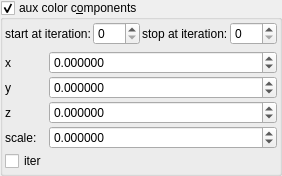
    <widget class="MyGroupBox" name="groupCheck_fold_color_aux_color_enabled_false">
     <property name="title">
      <string>aux color c&amp;omponents</string>
     </property>
     <property name="checkable">
      <bool>true</bool>
     </property>
     <layout class="QVBoxLayout" name="verticalLayout_13">
      <property name="leftMargin">
       <number>2</number>
      </property>
      <property name="topMargin">
       <number>2</number>
      </property>
      <property name="rightMargin">
       <number>2</number>
      </property>
      <property name="bottomMargin">
       <number>2</number>
      </property>
      <item>
       <layout class="QGridLayout" name="gridLayout_21" columnstretch="0,0,0,0">
        <property name="spacing">
         <number>2</number>
        </property>
        <item row="0" column="3">
         <widget class="MySpinBox" name="spinboxInt_fold_color_stop_iterations_A">
          <property name="sizePolicy">
           <sizepolicy hsizetype="Minimum" vsizetype="Maximum">
            <horstretch>0</horstretch>
            <verstretch>0</verstretch>
           </sizepolicy>
          </property>
          <property name="maximum">
           <number>999</number>
          </property>
         </widget>
        </item>
        <item row="0" column="0">
         <widget class="QLabel" name="label_276">
          <property name="text">
           <string>start at iteration:</string>
          </property>
         </widget>
        </item>
        <item row="0" column="2">
         <widget class="QLabel" name="label_275">
          <property name="text">
           <string>stop at iteration:</string>
          </property>
         </widget>
        </item>
        <item row="0" column="1">
         <widget class="MySpinBox" name="spinboxInt_fold_color_start_iterations_A">
          <property name="sizePolicy">
           <sizepolicy hsizetype="Minimum" vsizetype="Maximum">
            <horstretch>0</horstretch>
            <verstretch>0</verstretch>
           </sizepolicy>
          </property>
          <property name="maximum">
           <number>999</number>
          </property>
         </widget>
        </item>
       </layout>
      </item>
      <item>
       <layout class="QGridLayout" name="gridLayout_22" columnstretch="0,1">
        <property name="spacing">
         <number>2</number>
        </property>
        <item row="1" column="0">
         <widget class="QLabel" name="label_62">
          <property name="text">
           <string notr="true">y</string>
          </property>
         </widget>
        </item>
        <item row="0" column="0">
         <widget class="QLabel" name="label_271">
          <property name="text">
           <string notr="true">x</string>
          </property>
         </widget>
        </item>
        <item row="2" column="0">
         <widget class="QLabel" name="label_63">
          <property name="text">
           <string notr="true">z</string>
          </property>
         </widget>
        </item>
        <item row="2" column="1">
         <widget class="MyDoubleSpinBox" name="spinbox4_fold_color_difs_0000_z">
          <property name="sizePolicy">
           <sizepolicy hsizetype="Minimum" vsizetype="Maximum">
            <horstretch>0</horstretch>
            <verstretch>0</verstretch>
           </sizepolicy>
          </property>
          <property name="prefix">
           <string/>
          </property>
          <property name="suffix">
           <string/>
          </property>
          <property name="decimals">
           <number>6</number>
          </property>
          <property name="minimum">
           <double>-100.000000000000000</double>
          </property>
          <property name="maximum">
           <double>100.000000000000000</double>
          </property>
          <property name="singleStep">
           <double>0.100000000000000</double>
          </property>
         </widget>
        </item>
        <item row="0" column="1">
         <widget class="MyDoubleSpinBox" name="spinbox4_fold_color_difs_0000_x">
          <property name="sizePolicy">
           <sizepolicy hsizetype="Minimum" vsizetype="Maximum">
            <horstretch>0</horstretch>
            <verstretch>0</verstretch>
           </sizepolicy>
          </property>
          <property name="prefix">
           <string/>
          </property>
          <property name="suffix">
           <string/>
          </property>
          <property name="decimals">
           <number>6</number>
          </property>
          <property name="minimum">
           <double>-100.000000000000000</double>
          </property>
          <property name="maximum">
           <double>100.000000000000000</double>
          </property>
          <property name="singleStep">
           <double>0.100000000000000</double>
          </property>
         </widget>
        </item>
        <item row="1" column="1">
         <widget class="MyDoubleSpinBox" name="spinbox4_fold_color_difs_0000_y">
          <property name="sizePolicy">
           <sizepolicy hsizetype="Minimum" vsizetype="Maximum">
            <horstretch>0</horstretch>
            <verstretch>0</verstretch>
           </sizepolicy>
          </property>
          <property name="prefix">
           <string/>
          </property>
          <property name="suffix">
           <string/>
          </property>
          <property name="decimals">
           <number>6</number>
          </property>
          <property name="minimum">
           <double>-100.000000000000000</double>
          </property>
          <property name="maximum">
           <double>100.000000000000000</double>
          </property>
          <property name="singleStep">
           <double>0.100000000000000</double>
          </property>
         </widget>
        </item>
        <item row="3" column="1">
         <widget class="MyDoubleSpinBox" name="spinbox4_fold_color_difs_0000_w">
          <property name="sizePolicy">
           <sizepolicy hsizetype="Minimum" vsizetype="Maximum">
            <horstretch>0</horstretch>
            <verstretch>0</verstretch>
           </sizepolicy>
          </property>
          <property name="prefix">
           <string/>
          </property>
          <property name="suffix">
           <string/>
          </property>
          <property name="decimals">
           <number>6</number>
          </property>
          <property name="minimum">
           <double>-100.000000000000000</double>
          </property>
          <property name="maximum">
           <double>100.000000000000000</double>
          </property>
          <property name="singleStep">
           <double>0.100000000000000</double>
          </property>
         </widget>
        </item>
        <item row="3" column="0">
         <widget class="QLabel" name="label_64">
          <property name="text">
           <string>scale:</string>
          </property>
         </widget>
        </item>
        <item row="4" column="0">
         <widget class="MyCheckBox" name="checkBox_fold_color_aux_color_enabled">
          <property name="enabled">
           <bool>true</bool>
          </property>
          <property name="font">
           <font>
            <weight>50</weight>
            <bold>false</bold>
           </font>
          </property>
          <property name="text">
           <string>iter</string>
          </property>
         </widget>
        </item>
       </layout>
      </item>
     </layout>
    </widget>
